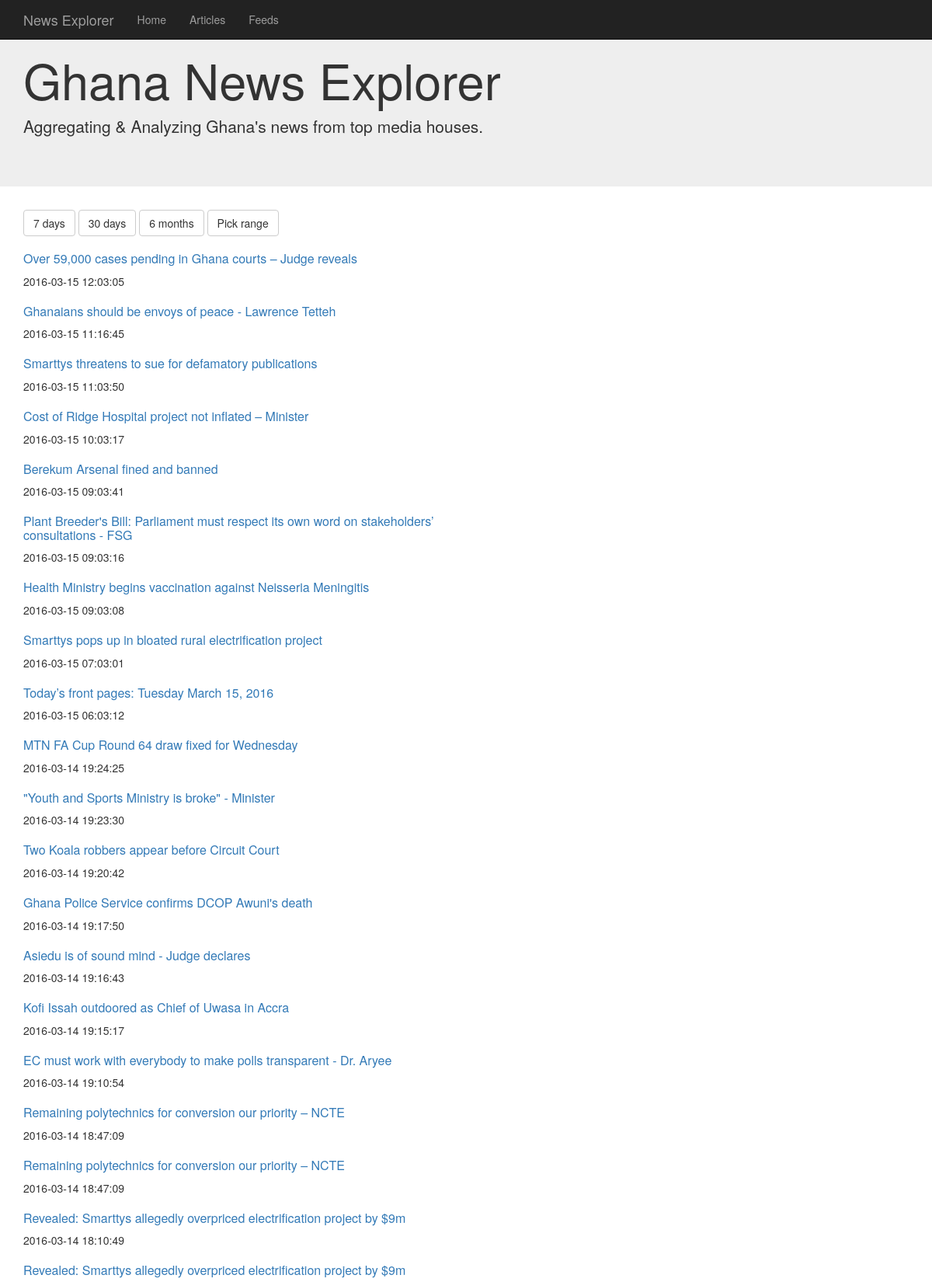
Page /news/ (upper part) on the committed database.
### news/models.py (models this page shows, shortened)
class Article(models.Model):
    feed = models.ForeignKey(Feed)
    title = models.CharField(max_length=200)
    url = models.URLField()
    description = models.TextField()
    content = models.TextField(default="")
    publication_date = models.DateTimeField()

### news/views.py (the view)
def articles_list(request):
    articles = Article.objects.all().order_by('-publication_date')
    rows = [articles[x:x+1] for x in range(0, len(articles), 1)]
    paginator = Paginator(articles, 25) # Show 25 articles per page
    page = request.GET.get('page')
    try:
        articles = paginator.page(page)
    except PageNotAnInteger:
        articles = paginator.page(1)
    except EmptyPage:
        articles = paginator.page(paginator.num_pages)
    return render(request, 'news/articles_list.html', {'rows' : rows})

### news/templates/news/articles_list.html (shortened to what this page needs)
{% extends 'news/base.html' %}
{% block content %}
<div class="jumbotron">
  <div class="container">
    <h1>Ghana News Explorer</h1>
    <p>Aggregating & Analyzing Ghana's news from top media houses.</p>
  </div>
</div>
<div class="container">
<div class="row">
  <div class="col-md-6">
    <div>
      <a href="#" class="btn btn-default date" data-delta="7">7 days</a>
      <a href="#" class="btn btn-default date" data-delta="30">30 days</a>
      <a href="#" class="btn btn-default date" data-delta="180">6 months</a>
      <a href="#" id="daterange" class="btn btn-default">Pick range</a>
    </div>
    <div class="cycle">
      {% include "news/articles_cycle.html" %}
    </div>
  </div>
</div>
</div>
{% endblock %}

### news/templates/news/articles_cycle.html (shortened to what this page needs)
{% block cycle %}
    {% for row in rows %}
        {% for entry in row %}
            <li class="article">
                <h2>
                    <a href="{{entry.url}}" target="_blank">
                        {{entry.title}}
                    </a>
                </h2>
                <span>{{entry.publication_date | safe}}</span>
            </li>
        {% endfor %}
    {% endfor %}
{% endblock %}

### news/templates/news/base.html (style rules this page uses)
.article { list-style: none; }
.article h2 { font-size: 16px; }

### rows in the picture
Article: title "Over 59,000 cases pending in Ghana courts – Judge reveals", publication_date "2016-03-15 12:03:05"
Article: title "Ghanaians should be envoys of peace - Lawrence Tetteh", publication_date "2016-03-15 11:16:45"
Article: title "Smarttys threatens to sue for defamatory publications", publication_date "2016-03-15 11:03:50"
Article: title "Cost of Ridge Hospital project not inflated – Minister", publication_date "2016-03-15 10:03:17"
Article: title "Berekum Arsenal fined and banned", publication_date "2016-03-15 09:03:41"
Article: title "Plant Breeder's Bill: Parliament must respect its own word on stakeholders’ consultations - FSG", publication_date "2016-03-15 09:03:16"
Article: title "Health Ministry begins vaccination against Neisseria Meningitis", publication_date "2016-03-15 09:03:08"
Article: title "Smarttys pops up in bloated rural electrification project", publication_date "2016-03-15 07:03:01"
Article: title "Today’s front pages: Tuesday March 15, 2016", publication_date "2016-03-15 06:03:12"
Article: title "MTN FA Cup Round 64 draw fixed for Wednesday", publication_date "2016-03-14 19:24:25"
Article: title "\"Youth and Sports Ministry is broke\" - Minister", publication_date "2016-03-14 19:23:30"
Article: title "Two Koala robbers appear before Circuit Court", publication_date "2016-03-14 19:20:42"
Article: title "Ghana Police Service confirms DCOP Awuni's death", publication_date "2016-03-14 19:17:50"
Article: title "Asiedu is of sound mind - Judge declares", publication_date "2016-03-14 19:16:43"
Article: title "Kofi Issah outdoored as Chief of Uwasa in Accra", publication_date "2016-03-14 19:15:17"
Article: title "EC must work with everybody to make polls transparent - Dr. Aryee", publication_date "2016-03-14 19:10:54"
Article: title "Remaining polytechnics for conversion our priority – NCTE", publication_date "2016-03-14 18:47:09"
Article: title "Remaining polytechnics for conversion our priority – NCTE", publication_date "2016-03-14 18:47:09"
Article: title "Revealed: Smarttys allegedly overpriced electrification project by $9m", publication_date "2016-03-14 18:10:49"
Article: title "Revealed: Smarttys allegedly overpriced electrification project by $9m"
